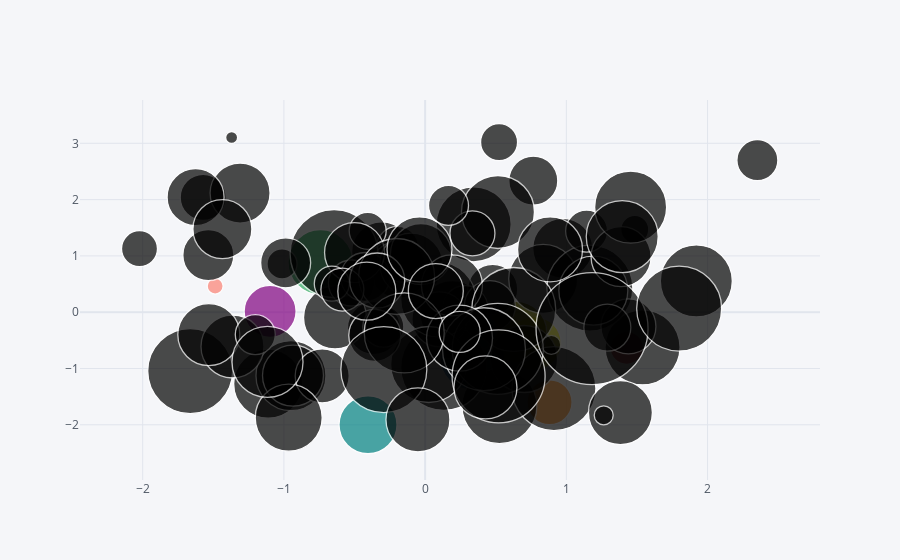

Notebook code for this chart:
### Code cell
df.iplot(kind='bubble',x='A',y='B',size='C')
